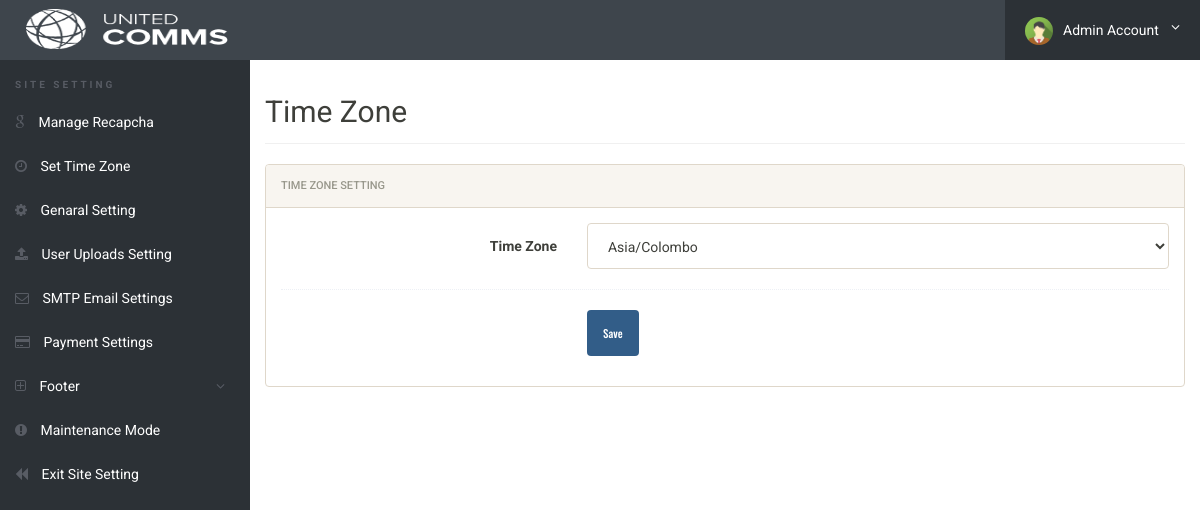
Screenshot of /admin/set-time-zone.php (signed in) with the database file from the repository.
### tables this page shows
CREATE TABLE `genaralsetting` (
  `id` int(11) NOT NULL,
  `setting_name` varchar(250) NOT NULL,
  `setting_description` varchar(999) NOT NULL
);

### admin/set-time-zone.php (the view, shortened to what this page needs)
<?php
include('../config/config.php');
if(strlen($_SESSION['alogin'])==0)
	{
header('location:index.php');
}
else{
?>
<!doctype html>
<html lang="en" class="no-js">
<head>
	<link rel="stylesheet" href="css/font-awesome.min.css">
	<link rel="stylesheet" href="css/bootstrap.min.css">
	<link rel="stylesheet" href="css/dataTables.bootstrap.min.css">
	<link rel="stylesheet" href="css/bootstrap-social.css">
	<link rel="stylesheet" href="css/bootstrap-select.css">
	<link rel="stylesheet" href="css/fileinput.min.css">
	<link rel="stylesheet" href="css/awesome-bootstrap-checkbox.css">
	<link rel="stylesheet" href="css/style.css">
</head>
<body>
	<?php include('includes/header.php');?>
	<div class="ts-main-content">
	<?php include('includes/leftbar-site-settings.php');?>
		<div class="content-wrapper">
			<div class="container-fluid">
				<div class="row">
					<div class="col-md-12">
						<h2 class="page-title">Time Zone</h2>
								<div class="panel panel-default">
									<div class="panel-heading">Time Zone Setting</div>
									<div class="panel-body">
										<form name="Category" method="post" class="form-horizontal" onSubmit="return valid();">
										<?php $query=mysqli_query($con,"SELECT setting_description FROM genaralsetting where id=3");
					                     while($row=mysqli_fetch_array($query))
					                     {
					                     ?>
											<div class="form-group">
												<label class="col-sm-4 control-label">Time Zone</label>
												<div class="col-sm-8">
													<select name="timezone" id="timezone" class="form-control" required>
													<option value=""><?php echo htmlentities($row['setting_description']);?></option>
													</select><?php } ?>
												</div>
											</div>
											<div class="hr-dashed"></div>
											<div class="form-group">
												<div class="col-sm-8 col-sm-offset-4">
													<button class="btn btn-primary" name="submit" type="submit">Save</button>
												</div>
											</div>
										</form>
			</div>
		</div>
	</div>
</body>
</html>
<?php } ?>

### admin/includes/header.php (shortened to what this page needs)
<div class="brand clearfix">
	<?php $query=mysqli_query($con,"select setting_description from genaralsetting where id=4");
                while($row=mysqli_fetch_array($query))
                {
                ?>
                <?php $logophoto=$row['setting_description'];
                if($logophoto==""):
                ?>
                <a href="dashboard.php">&nbsp;&nbsp;&nbsp;&nbsp;&nbsp;<img src="../images/logo/logo.png" alt="" class="header" /></a>
                <?php else:?>
                <a href="dashboard.php">&nbsp;&nbsp;&nbsp;&nbsp;&nbsp;<img src="../images/logo/<?php echo htmlentities($logophoto);?>" alt="" class="header"/></a>&nbsp;
                <?php endif;?><?php } ?>
		<ul class="ts-profile-nav">
			<li class="ts-account">
				<a href="#"><img src="img/ts-avatar.jpg" class="ts-avatar hidden-side" alt="">Admin Account <i class="fa fa-angle-down hidden-side"></i></a>
			</li>
		</ul>
	</div>

### admin/css/style.css (style rules this page uses)
html { font-size: 14px; }
@media only screen and (min-width: 480px) { html { font-size: 17px; } }
@media only screen and (min-width: 768px) { html { font-size: 14px; } }
@media only screen and (min-width: 600px) { img.header { padding: 6px; width: 100px; height: 58px; } }
@media only screen and (min-width: 768px) { img.header { padding: 6px; width: 100px; height: 58px; } }
@media only screen and (min-width: 992px) { img.header { padding: 9px; width: 220px; height: 58px; } }
@media only screen and (min-width: 1200px) { img.header { padding: 9px; width: 220px; height: 58px; } }
body { font-size: 1em; }
a { color: #37a6c4; }
.btn { font-family: 'Oswald', sans-serif; }
.hr-dashed { background-color: transparent; border-top: 1px dotted #edf0f5; color: transparent; height: 1px; margin: 20px 0; }
.panel { overflow: hidden; }
ul, li { margin: 0; padding: 0; list-style: none; }
.btn { text-transform: none; }
.page-title { padding-bottom: 15px; margin-bottom: 20px; border-bottom: 1px solid #f0f0f0; }
.brand { background: #3e454c; position: relative; z-index: 3; position: fixed; width: 100%; top: 0; }
.brand .ts-profile-nav { float: right; display: none; }
.brand .ts-profile-nav li { float: left; position: relative; }
.brand .ts-profile-nav li a { display: block; padding: 20px; color: #fff; }
.brand .ts-profile-nav .ts-account .fa-angle-down { float: right; }
.brand .ts-profile-nav .ts-account > a { width: 195px; background: #2c3136; }
.brand .ts-profile-nav .ts-account .ts-avatar { border-radius: 50%; height: 28px; margin: -10px 0; margin-right: 10px; }
@media only screen and (min-width: 992px) { .brand .ts-profile-nav { display: block; } }
.ts-main-content .content-wrapper { padding-top: 15px; margin-top: 60px; }
@media only screen and (min-width: 992px) { .ts-main-content .content-wrapper { margin-left: 250px; } }

### rows the page displays
genaralsetting: setting_description (picture)
genaralsetting: timezone "Asia/Colombo"
